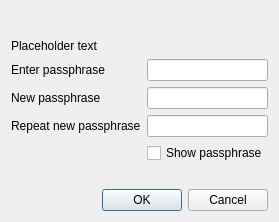
<?xml version="1.0" encoding="UTF-8"?>
<ui version="4.0">
 <class>AskPassphraseDialog</class>
 <widget class="QDialog" name="AskPassphraseDialog">
  <property name="geometry">
   <rect>
    <x>0</x>
    <y>0</y>
    <width>598</width>
    <height>0</height>
   </rect>
  </property>
  <property name="sizePolicy">
   <sizepolicy hsizetype="Preferred" vsizetype="Minimum">
    <horstretch>0</horstretch>
    <verstretch>0</verstretch>
   </sizepolicy>
  </property>
  <property name="minimumSize">
   <size>
    <width>550</width>
    <height>0</height>
   </size>
  </property>
  <property name="windowTitle">
   <string>Passphrase Dialog</string>
  </property>
  <layout class="QVBoxLayout" name="verticalLayout">
   <property name="sizeConstraint">
    <enum>QLayout::SetMinimumSize</enum>
   </property>
   <item>
    <widget class="QPushButton" name="veriumIcon">
     <property name="enabled">
      <bool>false</bool>
     </property>
     <property name="text">
     <string/>
     </property>
     <property name="icon">
      <iconset>
        <normaloff>:/icons/verium</normaloff>
        <disabledoff>:/icons/verium</disabledoff>:/icons/verium
      </iconset>
    </property>
     <property name="iconSize">
      <size>
        <width>64</width>
        <height>64</height>
      </size>
     </property>
     <property name="flat">
    <bool>true</bool>
    </property>
    </widget>
    </item>
   <item>
    <widget class="QLabel" name="warningLabel">
     <property name="text">
      <string notr="true">Placeholder text</string>
     </property>
     <property name="textFormat">
      <enum>Qt::RichText</enum>
     </property>
     <property name="wordWrap">
      <bool>true</bool>
     </property>
    </widget>
   </item>
   <item>
    <layout class="QFormLayout" name="formLayout">
     <property name="sizeConstraint">
      <enum>QLayout::SetMinimumSize</enum>
     </property>
     <property name="fieldGrowthPolicy">
      <enum>QFormLayout::AllNonFixedFieldsGrow</enum>
     </property>
     <item row="0" column="0">
      <widget class="QLabel" name="passLabel1">
       <property name="text">
        <string>Enter passphrase</string>
       </property>
      </widget>
     </item>
     <item row="0" column="1">
      <widget class="QLineEdit" name="passEdit1">
       <property name="echoMode">
        <enum>QLineEdit::Password</enum>
       </property>
      </widget>
     </item>
     <item row="1" column="0">
      <widget class="QLabel" name="passLabel2">
       <property name="text">
        <string>New passphrase</string>
       </property>
      </widget>
     </item>
     <item row="1" column="1">
      <widget class="QLineEdit" name="passEdit2">
       <property name="echoMode">
        <enum>QLineEdit::Password</enum>
       </property>
      </widget>
     </item>
     <item row="2" column="0">
      <widget class="QLabel" name="passLabel3">
       <property name="text">
        <string>Repeat new passphrase</string>
       </property>
      </widget>
     </item>
     <item row="2" column="1">
      <widget class="QLineEdit" name="passEdit3">
       <property name="echoMode">
        <enum>QLineEdit::Password</enum>
       </property>
      </widget>
     </item>
     <item row="3" column="1">
      <widget class="QCheckBox" name="toggleShowPasswordButton">
       <property name="text">
        <string>Show passphrase</string>
       </property>
      </widget>
     </item>
     <item row="4" column="1">
      <widget class="QLabel" name="capsLabel">
       <property name="font">
        <font>
         <weight>75</weight>
         <bold>true</bold>
        </font>
       </property>
       <property name="text">
        <string/>
       </property>
       <property name="alignment">
        <set>Qt::AlignCenter</set>
       </property>
      </widget>
     </item>
    </layout>
   </item>
   <item>
    <widget class="QDialogButtonBox" name="buttonBox">
     <property name="orientation">
      <enum>Qt::Horizontal</enum>
     </property>
     <property name="standardButtons">
      <set>QDialogButtonBox::Cancel|QDialogButtonBox::Ok</set>
     </property>
    </widget>
   </item>
  </layout>
 </widget>
 <resources/>
 <connections>
  <connection>
   <sender>buttonBox</sender>
   <signal>accepted()</signal>
   <receiver>AskPassphraseDialog</receiver>
   <slot>accept()</slot>
   <hints>
    <hint type="sourcelabel">
     <x>20</x>
     <y>20</y>
    </hint>
    <hint type="destinationlabel">
     <x>20</x>
     <y>20</y>
    </hint>
   </hints>
  </connection>
  <connection>
   <sender>buttonBox</sender>
   <signal>rejected()</signal>
   <receiver>AskPassphraseDialog</receiver>
   <slot>reject()</slot>
   <hints>
    <hint type="sourcelabel">
     <x>20</x>
     <y>20</y>
    </hint>
    <hint type="destinationlabel">
     <x>20</x>
     <y>20</y>
    </hint>
   </hints>
  </connection>
 </connections>
</ui>
